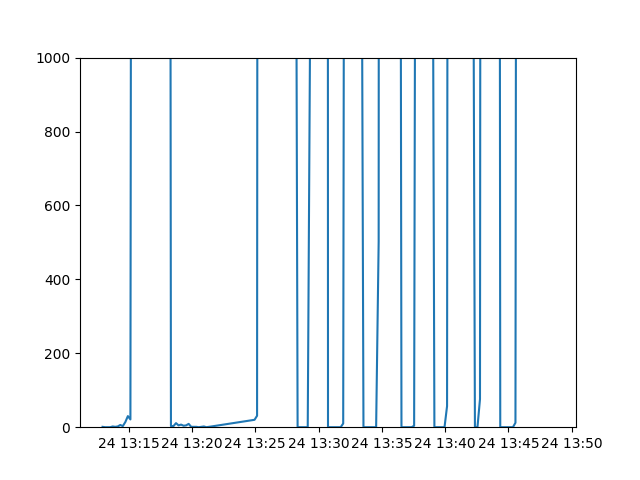

Reproduce this figure in Python.
"""Plot testings."""

import matplotlib.pyplot as plt
import numpy as np
from cdflib.xarray import cdf_to_xarray

# read swapi cdf file
cdf_file = "imap_swapi_l1_sci_20240924_v001.cdf"
ds = cdf_to_xarray(cdf_file, to_datetime=True)
print(ds)
# plot data using time in x-axis and energy in y-axis
x = ds["epoch"].data[144:]
pcem_count = ds["swp_pcem_counts"].data
# print(np.sum(pcem_count[144:], axis=1))
y = np.sum(pcem_count[144:], axis=1)
print(x.shape, y.shape)
plt.ylim(0, 1000)
plt.plot(x, y)
# # save plot as png file
plt.savefig("swapi_plot.png")
plt.show()
# plot another plot using time in x-axis and counts in y-axis
